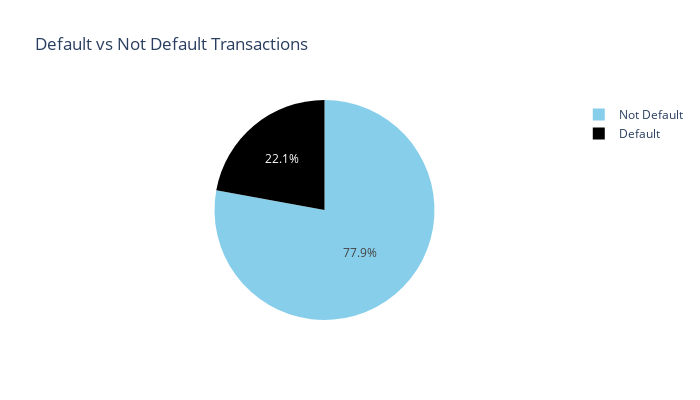

Source (notebook cell):
### Code cell
# Visualization of Default Pay column in the form of pie-chart
labels=["Not Default","Default"]

fraud_or_not = dataset["Default_pay"].value_counts().tolist()
values = [fraud_or_not[0], fraud_or_not[1]]

fig = px.pie(values=dataset['Default_pay'].value_counts(), names=labels , width=700, height=400, color_discrete_sequence=["skyblue","black"]
             ,title="Default vs Not Default Transactions")
fig.show()

### Figure 1 — Plotly figure (JSON) as saved in the notebook; plotly's stock layout.template omitted (floating-point values rounded to 4 significant figures)
{"data": [{"domain": {"x": [0, 1], "y": [0, 1]}, "hovertemplate": "label=%{label}<br>value=%{value}<extra></extra>", "labels": ["Not Default", "Default"], "legendgroup": "", "name": "", "showlegend": true, "type": "pie", "values": [23364, 6636]}], "layout": {"height": 400, "legend": {"tracegroupgap": 0}, "piecolorway": ["skyblue", "black"], "title": {"text": "Default vs Not Default Transactions"}, "width": 700}}
